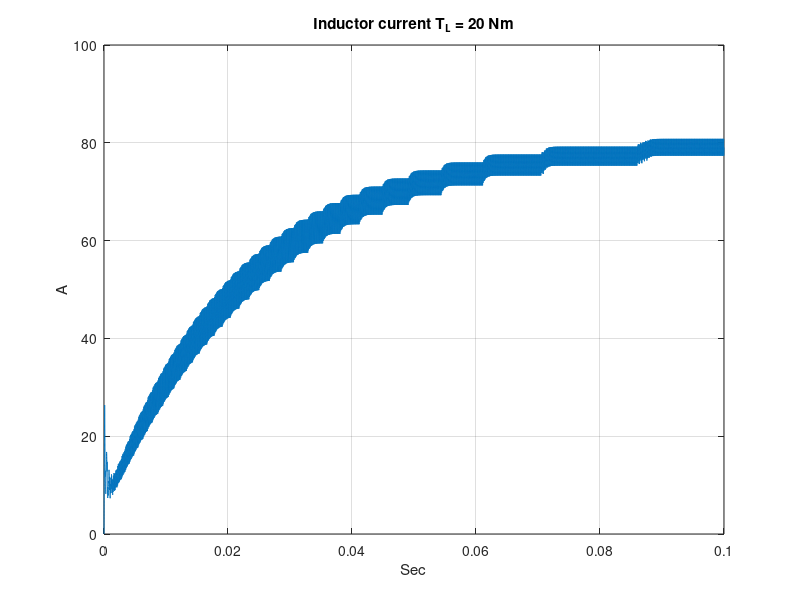
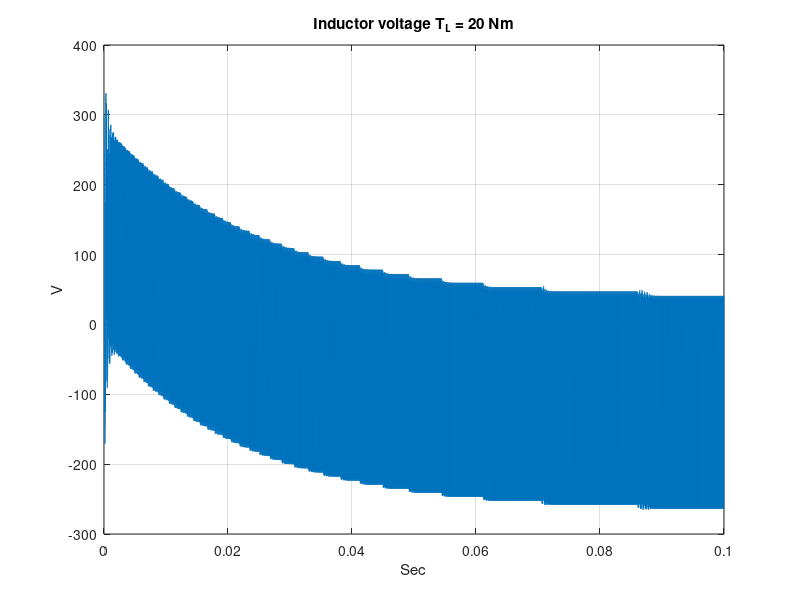
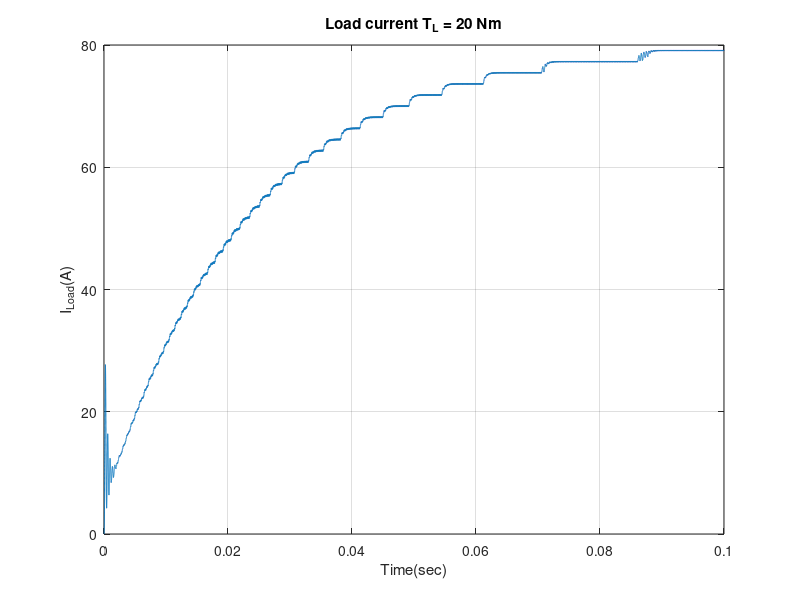
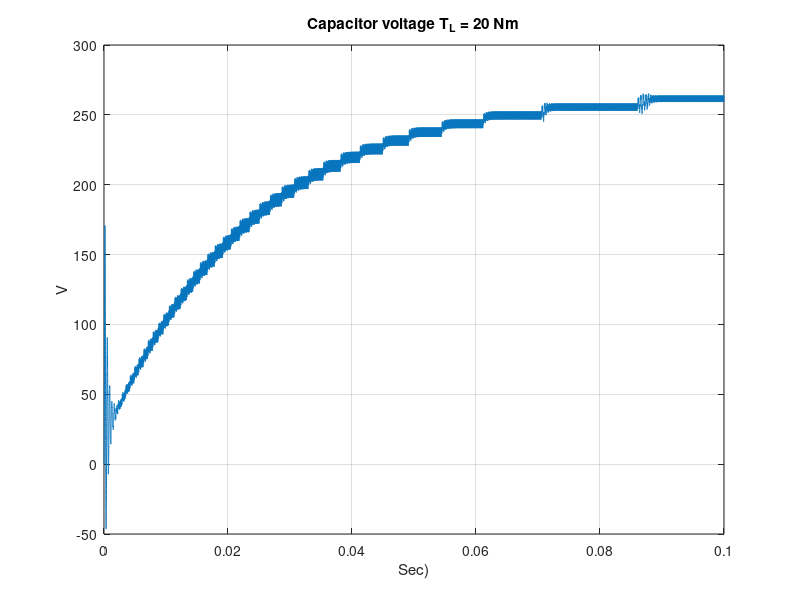

MATLAB code to generate these figures, in order:
%% 4.2
clear all;
close all;
clc;

Vs = 300;                       % Source voltage
C = 0.00001;                    % Capacitance
R = 3;                          % Resistance
L = 0.001;                      % Induction
fs = 10000;                     % Frequency
Ts = 1/fs;                      % Period


dt = 0.000001;                  % Step
n = 1000;                       % Amount of periods
t = 0:dt:n*Ts-dt;               % Time

Kp = 0.001;
Ki = 0.5;

%Motor parameters
Ra = 3;             % Resistance
La = 0.0005;        % Induction
J = 0.005;          % kgm^2
Kt = 0.3;           % Nm/A
Ke = 0.3;           % v/rad/s
TL = 20;            % Torque
omega = 80;         % Reference value

pulse = (sawtooth(2*pi*fs*t,(1/2))+1)/2;

% Phase 1 state space
A1 = [0 0 -1/L; 0 -Ra/La 1/La; 1/C -1/C 0];
B1 = [1/L 0; 0 -1/La; 0 0];
C1 = eye(3);
D1 = zeros(3,2);

sys1 = ss(A1,B1,C1,D1);
sys_dis1 = c2d(sys1,dt);

sysa = sys_dis1.A;
sysb = sys_dis1.B;
sysc = sys_dis1.C;
sysd = sys_dis1.D;

% Phase 2 state space
A2 = [0 0 -1/L; 0 -Ra/La 1/La; 1/C -1/C 0];
B2 = [0 0; 0 -1/La; 0 0];
C2 = eye(3);
D2 = zeros(3,2);


sys2 = ss(A2,B2,C2,D2);
sys_dis2 = c2d(sys2,dt);

sys2a = sys_dis2.A;
sys2b = sys_dis2.B;
sys2c = sys_dis2.C;
sys2d = sys_dis2.D;

% Motor state space
A_motor = Kt/J;
B_motor = -1/J;
C_motor = Ke;
D_motor = 0;

sysmotor = ss(A_motor,B_motor,C_motor,D_motor);
sys_dismotor = c2d(sysmotor,dt);

motora = sys_dismotor.A;
motorb = sys_dismotor.B;
motorc = sys_dismotor.C;
motord = sys_dismotor.D;

% Controller state space
Ac = 0;
Bc = 1;
Cc = Ki;   
Dc = Kp;

sysc = ss(Ac,Bc,Cc,Dc);
sysc_dis = c2d(sysc,dt);

cona=sysc_dis.A;
conb=sysc_dis.B;
conc=sysc_dis.C;
cond=sysc_dis.D;

x1 = 0;  
x2 = 0; 
g = 100; 
v = 0;   
j = 1;

% Helping vector
IL = zeros(size(t));                        
VL = zeros(size(t));  
Va = zeros(size(t));
Ia = zeros(size(t));                        
Vc = zeros(size(t));                        
Ic = zeros(size(t));                                                
Te = zeros(size(t));                        
wm = zeros(size(t));                          
error = zeros(size(t));                     
x = zeros(size(t));                          
duty = zeros(size(n));                      
step_p = zeros(size(g));                    


for k=0:1:n-1
    if (j==1)
        % Generating pulse
        for i=1:g
            if(pulse(i)>= duty(j))
                step_p(i) = min(pulse);
            else
                step_p(i) = max(pulse);
            end
        end
    else
        for i=1:g
            if(pulse(i)>= duty(j-1))
                step_p(i) = min(pulse);
            else
                step_p(i) = max(pulse);
            end
        end
    end
    
    % Calculating current and voltages
    for u = 1:Ts/dt
        if(step_p(u) == max(step_p))
            % phase 1
            IL(u+1+v) = sysa(1,:)*[IL(u+v); Ia(u+v); Vc(u+v)] + sysb(1,:)*[Vs; Va(u+v)];
            Ia(u+1+v) = sysa(2,:)*[IL(u+v); Ia(u+v); Vc(u+v)] + sysb(2,:)*[Vs; Va(u+v)];
            Ic(u+v) = IL(u+v) - Ia(u+v);
            Vc(u+1+v) = sysa(3,:)*[IL(u+v); Ia(u+v); Vc(u+v)] + sysb(3,:)*[Vs; Va(u+v)];
            VL(u+v) = Vs - Vc(u+v);
            
        else
            % phase 2
            IL(u+1+v) = sys2a(1,:)*[IL(u+v); Ia(u+v); Vc(u+v)] + sys2b(1,:)*[Vs; Va(u+v)];
            Ia(u+1+v) = sys2a(2,:)*[IL(u+v); Ia(u+v); Vc(u+v)] + sys2b(2,:)*[Vs; Va(u+v)];
            Ic(u+v) = IL(u+v) - Ia(u+v);
            Vc(u+1+v) = sys2a(3,:)*[IL(u+v); Ia(u+v); Vc(u+v)] + sys2b(3,:)*[Vs; Va(u+v)];
            VL(u+v) = - Vc(u+v);
            
        end
        
        %omega computing
        Te(u+v) = Kt*Ia(u+v);
        wm(u+1+v) = motora*Ia(u+v) + motorb*TL;
        Va(u+1+v) = motorc*wm(u+1+v);
        
        % error computing
        error(u+v) =  wm(u+v) - omega;
        x(u+1+v) = cona*x(u+v) + conb*error(u+v);
        
        if(u == g)
            x1 = x(u+v);
            x2 = error(u+v);
        end
        
    end
    
    duty(j) = abs(conc*x1 + cond*x2);
    
    %incrementing constants
    v = v+g;
    j = j+1;
end


% Plots
figure;
plot(t,IL(1:end-1));
grid on;
xlabel('Sec');
ylabel('A');
title('Inductor current T_L = 20 Nm');

figure;
plot(t,VL);
grid on;
xlabel('Sec');
ylabel('V');
title('Inductor voltage T_L = 20 Nm');

figure;
plot(t,Ia(1:end-1));
grid on;
xlabel('Time(sec)');
ylabel('I_{Load}(A)');
title('Load current T_L = 20 Nm');

figure;
plot(t,Vc(1:end-1));
grid on;
xlabel('Sec)');
ylabel('V');
title('Capacitor voltage T_L = 20 Nm');

figure;
plot(t,Ic);
grid on;
xlabel('Sec');
ylabel('A');
title('Capacitor current T_L = 20 Nm');

figure;
plot(t,wm(1:end-1));
grid on;
xlabel('Sec)');
ylabel('rad/s');
title('Angular frequency T_L = 20 Nm');

figure;
plot(t,Te);
grid on;
xlabel('Sec)');
ylabel('Nm');
title('Electric torque T_L = 20 Nm');
